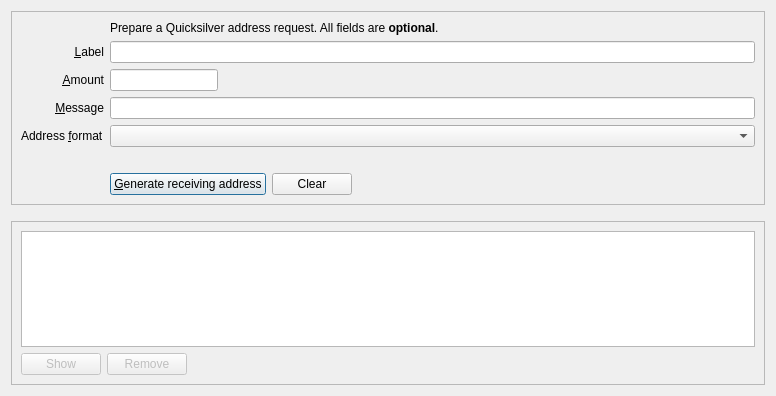
<?xml version="1.0" encoding="UTF-8"?>
<ui version="4.0">
 <class>ReceiveCoinsDialog</class>
 <widget class="QDialog" name="ReceiveCoinsDialog">
  <property name="geometry">
   <rect>
    <x>0</x>
    <y>0</y>
    <width>776</width>
    <height>396</height>
   </rect>
  </property>
  <layout class="QVBoxLayout" name="verticalLayout" stretch="0,0,1">
   <item>
    <widget class="QFrame" name="receiveRequestPanel">
     <property name="sizePolicy">
      <sizepolicy hsizetype="Preferred" vsizetype="Expanding">
       <horstretch>0</horstretch>
       <verstretch>0</verstretch>
      </sizepolicy>
     </property>
     <property name="frameShape">
      <enum>QFrame::StyledPanel</enum>
     </property>
     <property name="frameShadow">
      <enum>QFrame::Sunken</enum>
     </property>
     <layout class="QVBoxLayout" name="verticalLayout_3">
      <item>
       <layout class="QGridLayout" name="gridLayout">
        <item row="5" column="0">
         <widget class="QLabel" name="label">
          <property name="toolTip">
           <string>An optional amount to request. Leave this empty or zero to not request a specific amount.</string>
          </property>
          <property name="text">
           <string>&amp;Amount</string>
          </property>
          <property name="alignment">
           <set>Qt::AlignRight|Qt::AlignTrailing|Qt::AlignVCenter</set>
          </property>
          <property name="buddy">
           <cstring>reqAmount</cstring>
          </property>
         </widget>
        </item>
        <item row="6" column="0">
         <widget class="QLabel" name="label_3">
          <property name="toolTip">
           <string>An optional note to attach to the address request. The note stays local and is not sent over the Quicksilver network.</string>
          </property>
          <property name="text">
           <string>&amp;Message</string>
          </property>
          <property name="alignment">
           <set>Qt::AlignRight|Qt::AlignTrailing|Qt::AlignVCenter</set>
          </property>
          <property name="buddy">
           <cstring>reqMessage</cstring>
          </property>
         </widget>
        </item>
        <item row="4" column="2">
         <widget class="QLineEdit" name="reqLabel">
          <property name="toolTip">
           <string>An optional local label for the new receiving address.</string>
          </property>
         </widget>
        </item>
        <item row="2" column="2">
         <widget class="QLabel" name="label_5">
          <property name="text">
           <string>Prepare a Quicksilver address request. All fields are &lt;b&gt;optional&lt;/b&gt;.</string>
          </property>
         </widget>
        </item>
        <item row="4" column="0">
         <widget class="QLabel" name="label_2">
          <property name="toolTip">
           <string>An optional label to associate with the new receiving address.</string>
          </property>
          <property name="text">
           <string>&amp;Label</string>
          </property>
          <property name="alignment">
           <set>Qt::AlignRight|Qt::AlignTrailing|Qt::AlignVCenter</set>
          </property>
          <property name="buddy">
           <cstring>reqLabel</cstring>
          </property>
         </widget>
        </item>
        <item row="6" column="2">
         <widget class="QLineEdit" name="reqMessage">
          <property name="toolTip">
           <string>An optional note that may be displayed when the request is opened.</string>
          </property>
         </widget>
        </item>
        <item row="9" column="2">
         <layout class="QHBoxLayout" name="horizontalLayout">
          <item>
           <widget class="QPushButton" name="receiveButton">
            <property name="minimumSize">
             <size>
              <width>150</width>
              <height>0</height>
             </size>
            </property>
            <property name="text">
             <string>&amp;Generate receiving address</string>
            </property>
            <property name="icon">
             <iconset resource="../quicksilver.qrc">
              <normaloff>:/icons/receiving_addresses</normaloff>:/icons/receiving_addresses</iconset>
            </property>
            <property name="autoDefault">
             <bool>false</bool>
            </property>
            <property name="default">
             <bool>true</bool>
            </property>
           </widget>
          </item>
          <item>
           <widget class="QPushButton" name="clearButton">
            <property name="sizePolicy">
             <sizepolicy hsizetype="Minimum" vsizetype="Fixed">
              <horstretch>0</horstretch>
              <verstretch>0</verstretch>
             </sizepolicy>
            </property>
            <property name="toolTip">
             <string>Clear all fields of the form.</string>
            </property>
            <property name="text">
             <string>Clear</string>
            </property>
            <property name="icon">
             <iconset resource="../quicksilver.qrc">
              <normaloff>:/icons/remove</normaloff>:/icons/remove</iconset>
            </property>
            <property name="autoDefault">
             <bool>false</bool>
            </property>
           </widget>
          </item>
          <item>
           <spacer name="horizontalSpacer">
            <property name="orientation">
             <enum>Qt::Horizontal</enum>
            </property>
            <property name="sizeHint" stdset="0">
             <size>
              <width>40</width>
              <height>20</height>
             </size>
            </property>
           </spacer>
          </item>
         </layout>
        </item>
        <item row="7" column="0">
         <widget class="QLabel" name="label_7">
          <property name="text">
           <string/>
          </property>
         </widget>
        </item>
        <item row="7" column="0">
         <widget class="QLabel" name="addressFormatLabel">
          <property name="text"><string>Address &amp;format</string></property>
          <property name="buddy"><cstring>addressType</cstring></property>
         </widget>
        </item>
        <item row="7" column="2">
         <widget class="QComboBox" name="addressType"/>
        </item>
        <item row="8" column="2">
         <widget class="QLabel" name="addressFormatAdvice">
          <property name="wordWrap"><bool>true</bool></property>
         </widget>
        </item>
        <item row="5" column="2">
         <layout class="QHBoxLayout" name="horizontalLayout_6">
          <item>
           <widget class="QuicksilverAmountField" name="reqAmount">
            <property name="sizePolicy">
             <sizepolicy hsizetype="Fixed" vsizetype="Fixed">
              <horstretch>0</horstretch>
              <verstretch>0</verstretch>
             </sizepolicy>
            </property>
            <property name="minimumSize">
             <size>
              <width>80</width>
              <height>0</height>
             </size>
            </property>
            <property name="maximumSize">
             <size>
              <width>1000</width>
              <height>100</height>
             </size>
            </property>
            <property name="toolTip">
             <string>An optional amount to request. Leave this empty or zero to not request a specific amount.</string>
            </property>
           </widget>
          </item>
          <item>
           <spacer name="horizontalSpacer_3">
            <property name="orientation">
             <enum>Qt::Horizontal</enum>
            </property>
            <property name="sizeHint" stdset="0">
             <size>
              <width>0</width>
              <height>0</height>
             </size>
            </property>
           </spacer>
          </item>
         </layout>
        </item>
       </layout>
      </item>
     </layout>
    </widget>
   </item>
   <item>
    <spacer name="verticalSpacer_2">
     <property name="orientation">
      <enum>Qt::Vertical</enum>
     </property>
     <property name="sizeHint" stdset="0">
      <size>
       <width>20</width>
       <height>10</height>
      </size>
     </property>
    </spacer>
   </item>
   <item>
    <widget class="QFrame" name="receiveHistoryPanel">
     <property name="sizePolicy">
      <sizepolicy hsizetype="Preferred" vsizetype="Expanding">
       <horstretch>0</horstretch>
       <verstretch>0</verstretch>
      </sizepolicy>
     </property>
     <property name="frameShape">
      <enum>QFrame::StyledPanel</enum>
     </property>
     <property name="frameShadow">
      <enum>QFrame::Raised</enum>
     </property>
     <layout class="QVBoxLayout" name="verticalLayout_2">
      <item>
       <widget class="QTableView" name="recentRequestsView">
        <property name="contextMenuPolicy">
         <enum>Qt::CustomContextMenu</enum>
        </property>
        <property name="tabKeyNavigation">
         <bool>false</bool>
        </property>
        <property name="sortingEnabled">
         <bool>true</bool>
        </property>
       </widget>
      </item>
      <item>
       <layout class="QHBoxLayout" name="horizontalLayout_2">
        <item>
         <widget class="QPushButton" name="showRequestButton">
          <property name="enabled">
           <bool>false</bool>
          </property>
          <property name="toolTip">
           <string>Show the selected request (does the same as double clicking an entry)</string>
          </property>
          <property name="text">
           <string>Show</string>
          </property>
          <property name="icon">
           <iconset resource="../quicksilver.qrc">
            <normaloff>:/icons/eye</normaloff>:/icons/eye</iconset>
          </property>
          <property name="autoDefault">
           <bool>false</bool>
          </property>
         </widget>
        </item>
        <item>
         <widget class="QPushButton" name="removeRequestButton">
          <property name="enabled">
           <bool>false</bool>
          </property>
          <property name="toolTip">
           <string>Remove the selected entries from the list</string>
          </property>
          <property name="text">
           <string>Remove</string>
          </property>
          <property name="icon">
           <iconset resource="../quicksilver.qrc">
            <normaloff>:/icons/remove</normaloff>:/icons/remove</iconset>
          </property>
          <property name="autoDefault">
           <bool>false</bool>
          </property>
         </widget>
        </item>
        <item>
         <spacer name="horizontalSpacer_2">
          <property name="orientation">
           <enum>Qt::Horizontal</enum>
          </property>
          <property name="sizeHint" stdset="0">
           <size>
            <width>40</width>
            <height>20</height>
           </size>
          </property>
         </spacer>
        </item>
       </layout>
      </item>
     </layout>
    </widget>
   </item>
  </layout>
 </widget>
 <customwidgets>
  <customwidget>
   <class>QuicksilverAmountField</class>
   <extends>QLineEdit</extends>
   <header>qt/quicksilveramountfield.h</header>
   <container>1</container>
  </customwidget>
 </customwidgets>
 <tabstops>
  <tabstop>reqLabel</tabstop>
  <tabstop>reqAmount</tabstop>
  <tabstop>reqMessage</tabstop>
  <tabstop>addressType</tabstop>
  <tabstop>receiveButton</tabstop>
  <tabstop>clearButton</tabstop>
  <tabstop>recentRequestsView</tabstop>
  <tabstop>showRequestButton</tabstop>
  <tabstop>removeRequestButton</tabstop>
 </tabstops>
 <resources>
  <include location="../quicksilver.qrc"/>
 </resources>
 <connections/>
</ui>
